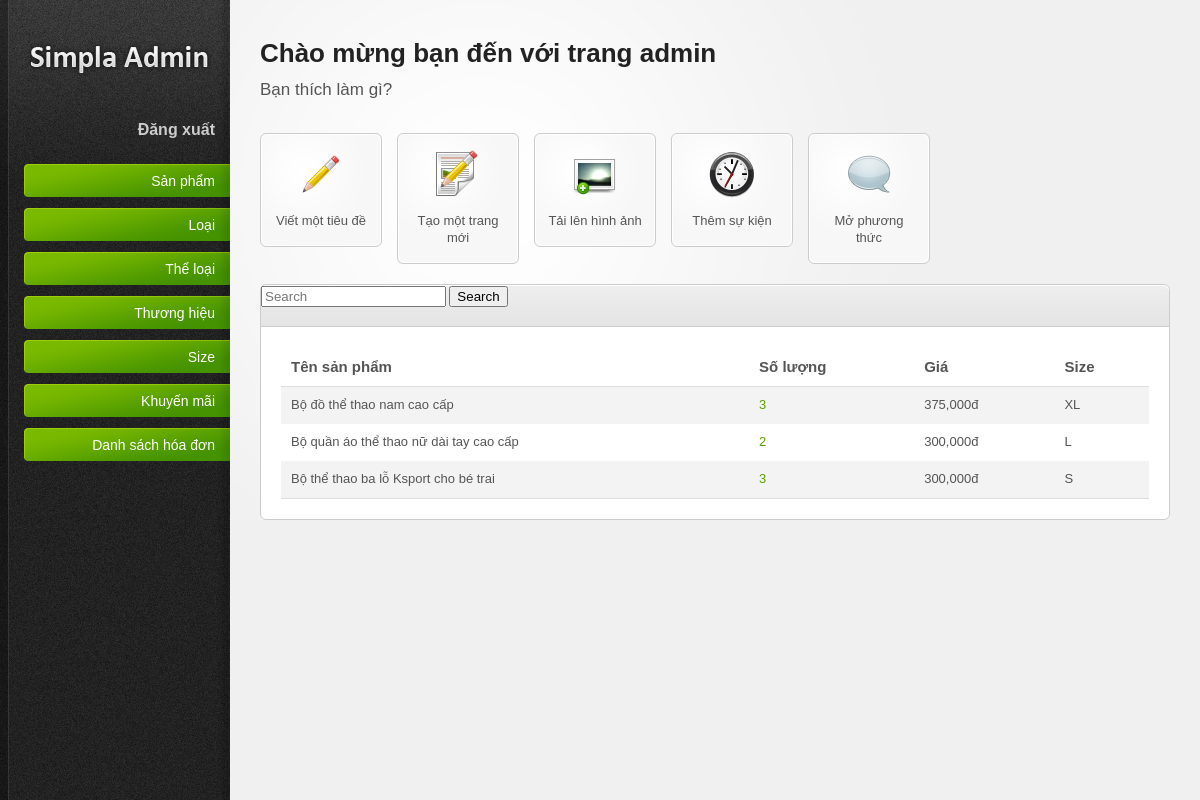
Screenshot of /admin/index.php?mahd=quangthong.com1640067113&controller=chitiet (signed in) with the database file from the repository.
### tables this page shows
CREATE TABLE IF NOT EXISTS `chitiethd` (
  `machitiet` int(11) NOT NULL AUTO_INCREMENT,
  `mahd` varchar(100) NOT NULL,
  `idProduct` varchar(20) NOT NULL,
  `soluong` int(11) NOT NULL,
  `gia` float NOT NULL,
  `size` varchar(10) NOT NULL,
  PRIMARY KEY (`machitiet`)
);

CREATE TABLE IF NOT EXISTS `product` (
  `idProduct` varchar(20) NOT NULL,
  `namProduct` varchar(100) NOT NULL,
  `priceOld` int(11) NOT NULL,
  `priceNew` int(11) NOT NULL,
  `idType` varchar(20) NOT NULL,
  `idDiscount` varchar(20) NOT NULL,
  `idBrand` varchar(20) NOT NULL,
  `img` varchar(20) NOT NULL,
  `idCategories` varchar(20) NOT NULL,
  PRIMARY KEY (`idProduct`)
);

### admin/class/Utilities.php (called while the page is built, shortened)
<?php
class Utilities
{
    public static function get($key, $defaultValue='')
    {
        return isset($_GET[$key])?$_GET[$key]:$defaultValue;
    }
}

### admin/class/Db.php (called while the page is built, shortened)
<?php
class  Db
{
    protected static $pdo;
    public function __construct()
    {
            self::$pdo= new PDO('mysql:host='.HOST.';dbname=' . DB, USER,PW);
            self::$pdo->query('set names utf8');
    }
    protected function selectQuery($sql, $arr=[])
    {
        $stm = self::$pdo->prepare($sql);
        $stm->execute($arr);
        return $stm->fetchAll();
    }
}

### admin/class/chitiet.php (called while the page is built, shortened)
<?php
class chitiet extends Db
{
    function select($sql, $arr=[])
    {
        return $this->selectQuery($sql, $arr);
    }
}

### admin/Views/chitiet/index.php (the view, shortened to what this page needs)
<div class="content-box">
				<div class="content-box-header">
                <form class="form-inline my-2 my-lg-0" action='index.php' method='get'>
                        <input class="form-control mr-sm-2" type="text" placeholder="Search" name='kw' value=<?php echo $kw ?>>
                        <button class="btn btn-outline-success my-2 my-sm-0" type="submit">Search</button>
              </form>
				</div>
				<div class="content-box-content">
					<div class="tab-content default-tab" id="tab1">
						<table>
							<thead>
								<tr>
								   <th>Tên sản phẩm</th>
								   <th>Số lượng</th>
								   <th>Giá</th>
								   <th>Size</th>
								</tr>
							</thead>
							<tbody>
								<?php
                                foreach($dataProduct as $r){
                                    ?>
                                        <tr>
                                            <td><?php echo  $r['namProduct'] ?></td>
                                            <td><a href="#" title="title"><?php echo $r['soluong'] ?></a></td>
                                            <td><?php echo  $r['gia']*$r['soluong'] ?>,000đ</td>
                                            <td><?php echo  $r['size'] ?></td>
								        </tr>
                                    <?php
                                }
                                ?>
							</tbody>
						</table>
					</div>
				</div>
			</div>
					</div>
				</div>

### admin/resources/css/style.css (style rules this page uses)
html { font-size: 100%; height: 100%; margin-bottom: 1px; }
body { font-family: Arial, Helvetica, sans-serif; color: #555; background: #f0f0f0 url('../images/bg-body.gif') top left repeat-y; font-size: 12px; }
a { color: #57a000; text-decoration: none; }
.content-box { border: 1px solid #ccc; margin: 0 0 20px 0; background: #fff; }
.content-box-header { background: #e5e5e5 url('../images/bg-content-box.gif') top left repeat-x; margin-top: 1px; height: 40px; }
.content-box-content { padding: 20px; font-size: 13px; border-top: 1px solid #ccc; }
#main-content table { width: 100%; border-collapse: collapse; }
#main-content table thead th { font-weight: bold; font-size: 15px; border-bottom: 1px solid #ddd; }
#main-content tbody { border-bottom: 1px solid #ddd; }
#main-content tbody tr { background: #fff; }
#main-content tbody tr.alt-row { background: #f3f3f3; }
#main-content table td, #main-content table th { padding: 10px; line-height: 1.3em; }

### admin/resources/css/invalid.css (style rules this page uses)
.content-box, .content-box-header, ul.content-box-tabs li a.current, .shortcut-button, .notification { -moz-border-radius: 6px; -webkit-border-radius: 6px; border-radius: 6px; }
.content-box-header { -moz-border-radius-bottomleft: 0; -moz-border-radius-bottomright: 0; -webkit-border-bottom-left-radius: 0; -webkit-border-bottom-right-radius: 0; border-bottom-left-radius: 0; border-bottom-right-radius: 0; }

### rows the page displays
chitiethd: idProduct.namProduct "Bộ đồ thể thao nam cao cấp", soluong "3", $r['gia']*$r['soluong'] "375", size "XL"
chitiethd: idProduct.namProduct "Bộ quần áo thể thao nữ dài tay cao cấp", soluong "2", $r['gia']*$r['soluong'] "300", size "L"
chitiethd: idProduct.namProduct "Bộ thể thao ba lỗ Ksport cho bé trai", soluong "3", $r['gia']*$r['soluong'] "300", size "S"
